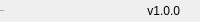
              <widget class="QFrame" name="bottomBar">
               <property name="minimumSize">
                <size>
                 <width>0</width>
                 <height>22</height>
                </size>
               </property>
               <property name="maximumSize">
                <size>
                 <width>16777215</width>
                 <height>22</height>
                </size>
               </property>
               <property name="frameShape">
                <enum>QFrame::Shape::NoFrame</enum>
               </property>
               <layout class="QHBoxLayout" name="horizontalLayout_5">
                <property name="spacing">
                 <number>0</number>
                </property>
                <property name="leftMargin">
                 <number>0</number>
                </property>
                <property name="topMargin">
                 <number>0</number>
                </property>
                <property name="rightMargin">
                 <number>0</number>
                </property>
                <property name="bottomMargin">
                 <number>0</number>
                </property>
                <item>
                 <widget class="QLabel" name="creditsLabel">
                  <property name="maximumSize">
                   <size>
                    <width>16777215</width>
                    <height>16</height>
                   </size>
                  </property>
                  <property name="font">
                   <font>
                    <family>Segoe UI</family>
                    <pointsize>-1</pointsize>
                    <italic>false</italic>
                    <bold>false</bold>
                   </font>
                  </property>
                  <property name="text">
                   <string>By: Li012</string>
                  </property>
                 </widget>
                </item>
                <item>
                 <widget class="QLabel" name="version">
                  <property name="text">
                   <string>v1.0.0</string>
                  </property>
                  <property name="alignment">
                   <set>Qt::AlignmentFlag::AlignRight|Qt::AlignmentFlag::AlignTrailing|Qt::AlignmentFlag::AlignVCenter</set>
                  </property>
                 </widget>
                </item>
                <item>
                 <widget class="QFrame" name="frame_size_grip">
                  <property name="minimumSize">
                   <size>
                    <width>20</width>
                    <height>0</height>
                   </size>
                  </property>
                  <property name="maximumSize">
                   <size>
                    <width>20</width>
                    <height>16777215</height>
                   </size>
                  </property>
                  <property name="frameShape">
                   <enum>QFrame::Shape::NoFrame</enum>
                  </property>
                 </widget>
                </item>
               </layout>
              </widget>
